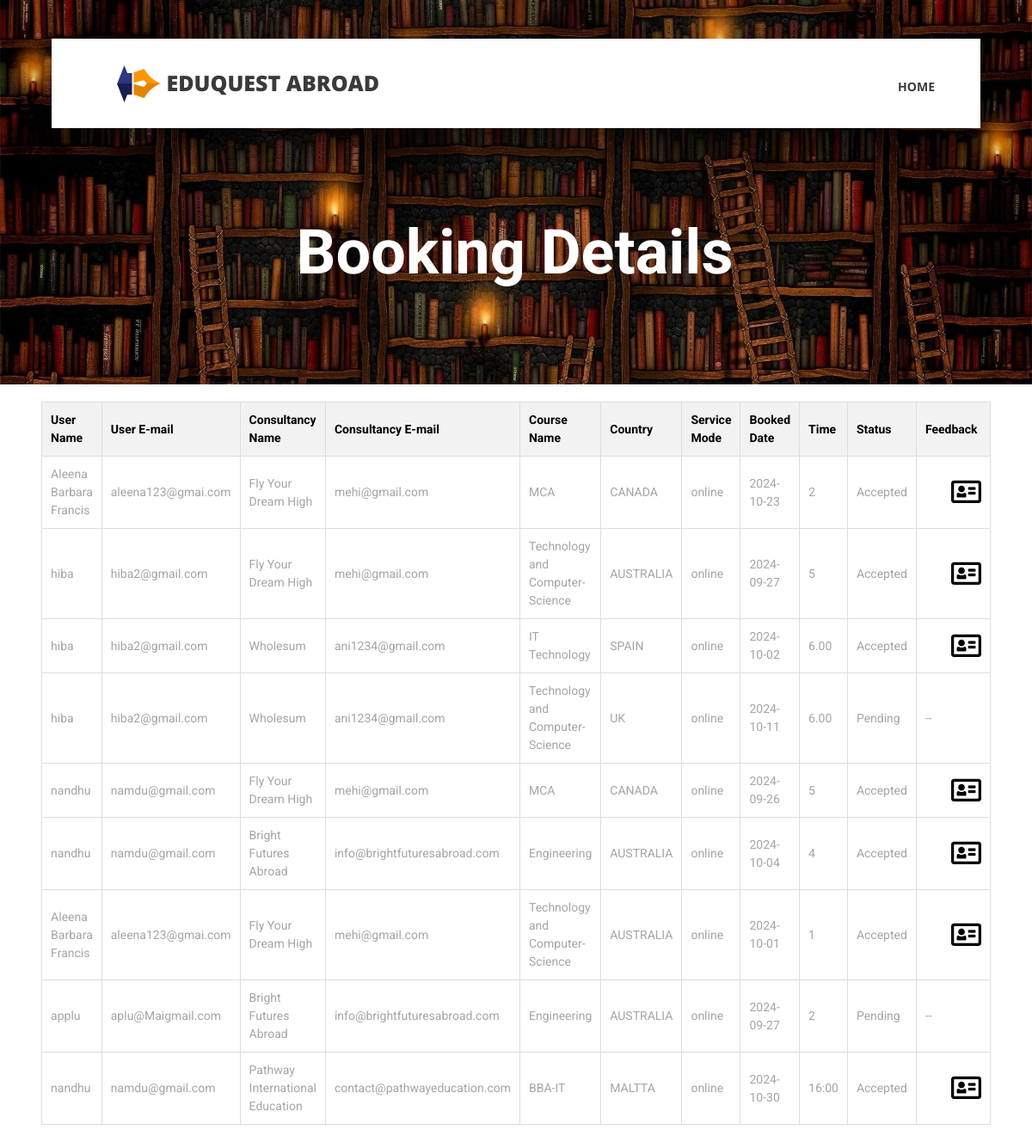
The app's page /ADMIN/book.php with its own data.
### tables this page shows
CREATE TABLE IF NOT EXISTS `user_acc` (
  `user_id` int(100) NOT NULL AUTO_INCREMENT,
  `user_name` varchar(250) DEFAULT NULL,
  `image` varchar(200) DEFAULT NULL,
  `email` varchar(200) DEFAULT NULL,
  `DOB` date DEFAULT NULL,
  `gender` varchar(100) DEFAULT NULL,
  `Phone_no` varchar(200) DEFAULT NULL,
  `password` varchar(200) DEFAULT NULL,
  PRIMARY KEY (`user_id`)
);

CREATE TABLE IF NOT EXISTS `consultancy_acc` (
  `cons_id` int(100) NOT NULL AUTO_INCREMENT,
  `cons_name` varchar(250) DEFAULT NULL,
  `cons_email` varchar(200) DEFAULT NULL,
  `cons_website` varchar(200) DEFAULT NULL,
  `cons_address` varchar(500) DEFAULT NULL,
  `description` varchar(1500) DEFAULT NULL,
  `cons_timing` varchar(200) DEFAULT NULL,
  `Phone_no` varchar(200) DEFAULT NULL,
  `image` varchar(200) DEFAULT NULL,
  `password` varchar(200) DEFAULT NULL,
  PRIMARY KEY (`cons_id`)
);

CREATE TABLE IF NOT EXISTS `course_details` (
  `course_id` int(100) NOT NULL AUTO_INCREMENT,
  `cons_id` int(250) DEFAULT NULL,
  `course_name` varchar(250) DEFAULT NULL,
  `image` varchar(100) DEFAULT NULL,
  `country` varchar(200) DEFAULT NULL,
  `eligibility` varchar(200) DEFAULT NULL,
  `description` varchar(500) DEFAULT NULL,
  PRIMARY KEY (`course_id`)
);

CREATE TABLE IF NOT EXISTS `booking` (
  `book_id` int(100) NOT NULL AUTO_INCREMENT,
  `course_id` int(100) DEFAULT NULL,
  `user_id` int(100) DEFAULT NULL,
  `service` varchar(100) DEFAULT NULL,
  `book_date` date DEFAULT NULL,
  `Timing` varchar(200) DEFAULT NULL,
  `status` varchar(250) DEFAULT NULL,
  PRIMARY KEY (`book_id`)
);

### ADMIN/book.php (the view, shortened to what this page needs)
<!DOCTYPE html>
<html lang="en">
<head>
<link rel="stylesheet" type="text/css" href="styles/bootstrap4/bootstrap.min.css">
<link href="plugins/fontawesome-free-5.0.1/css/fontawesome-all.css" rel="stylesheet" type="text/css">
<link rel="stylesheet" type="text/css" href="styles/contact_styles.css">
<link rel="stylesheet" type="text/css" href="styles/contact_responsive.css">
</head>
<body>
<div class="super_container">
<header class="header d-flex flex-row">
    <div class="header_content d-flex flex-row align-items-center">
        <div class="logo_container">
            <div class="logo">
                <img src="images/logo.png" alt="">
                <span style="font-size:25px;">EduQuest Abroad</span>
                </div>
        </div>
        <nav class="main_nav_container">
            <div class="main_nav">
                <ul class="main_nav_list">
                    <li class="main_nav_item"><a href="adminHome.php">home</a></li>
                    </ul>
            </div>
        </nav>
    </div>
</header>
<div class="home">
		<div class="home_background_container prlx_parent">
			<div class="home_background prlx" style="background-image:url(../static/images/libhead1.jpg)"></div>
		</div>
		<div class="home_content" style="background-color:transparent;">
			<h1 style="font-weight:bold;">Booking Details</h1>
		</div>
	</div>
    <table>
            <tr>
                <th>User Name</th>
                <th>User E-mail</th>
                <th>Consultancy Name</th>
                <th>Consultancy E-mail</th>
                <th>Course Name</th>
                <th> Country </th>
                <th> Service Mode </th>
                <th>Booked Date</th>
                <th> Time </th>
                <th> Status </th>
                <th> Feedback </th>
            </tr>
            <?php
     include '../connection.php';
     $qry="SELECT user_acc . * , consultancy_acc . * , course_details . * , booking . *
            FROM user_acc, consultancy_acc, course_details, booking
            WHERE booking.user_id = user_acc.user_id
            AND booking.course_id = course_details.course_id
            AND course_details.cons_id = consultancy_acc.cons_id";
            $qin=mysqli_query($conn,$qry);
            if(mysqli_num_rows($qin)>0)
            {
            while($data=mysqli_fetch_array($qin))
                 {
         ?>
            <tr>
                <td><?php echo $data['user_name'];?></td>
                <td><?php echo $data['email'];?></td>
                <td><?php echo $data['cons_name'];?></td>
                <td><?php echo $data['cons_email'];?></td>
                <td><?php echo $data['course_name'];?></td>
                <td><?php echo $data['country'];?></td>
                <td><?php echo $data['service'];?></td>
                <td><?php echo $data['book_date'];?></td>
                <td><?php echo $data['Timing'];?></td>
                <td><?php echo $data['status'];?></td>
                <?php
                 if($data['status']=='Accepted')
                 {
                ?>
                <td><a href="c_review.php?id=<?php echo $data['book_id'];?>"><i class="far fa-address-card" style="color: black; font-size: 35px; margin-left:30px;"></i></a></td>
            <?php
                 }
                 else{
            ?>
            <td>--</td>
            </tr>
            <?php
                 }
            }
        }
            ?>
</body>
</html>

### ADMIN/styles/contact_styles.css (style rules this page uses)
* { margin: 0; padding: 0; -webkit-font-smoothing: antialiased; -webkit-text-shadow: rgba(0,0,0,.01) 0 0 1px; text-shadow: rgba(0,0,0,.01) 0 0 1px; }
body { font-family: 'Roboto', sans-serif; font-size: 14px; font-weight: 400; background: #FFFFFF; color: #a5a5a5; }
div { display: block; position: relative; -webkit-box-sizing: border-box; -moz-box-sizing: border-box; box-sizing: border-box; }
ul { list-style: none; margin-bottom: 0px; }
a, a:hover, a:visited, a:active, a:link { text-decoration: none; -webkit-font-smoothing: antialiased; -webkit-text-shadow: rgba(0,0,0,.01) 0 0 1px; text-shadow: rgba(0,0,0,.01) 0 0 1px; }
h1 { font-size: 36px; }
h1, h2, h3, h4, h5, h6 { font-family: 'Roboto', sans-serif; -webkit-font-smoothing: antialiased; -webkit-text-shadow: rgba(0,0,0,.01) 0 0 1px; text-shadow: rgba(0,0,0,.01) 0 0 1px; }
.super_container { width: 100%; overflow: hidden; }
.prlx_parent { overflow: hidden; }
.prlx { height: 130% !important; }
.header { position: fixed; top: 45px; left: 50%; -webkit-transform: translateX(-50%); -moz-transform: translateX(-50%); -ms-transform: translateX(-50%); -o-transform: translateX(-50%); transform: translateX(-50%); width: 1318px; height: 104px; background: #FFFFFF; z-index: 10; -webkit-transition: all 200ms ease; -moz-transition: all 200ms ease; -ms-transition: all 200ms ease; -o-transition: all 200ms ease; transition: all 200ms ease; }
.header_content { width: calc(100% - 279px); height: 100%; }
.header_content::before { display: block; position: absolute; top: 0; left: 0; width: 100%; height: 100%; content: ''; box-shadow: 0px 20px 49px rgba(0,0,0,0.67); z-index: -1; }
.logo_container { display: inline-block; padding-left: 76px; }
.logo span { font-family: 'Open Sans', sans-serif; font-size: 30px; font-weight: 900; color: #3a3a3a; vertical-align: middle; text-transform: uppercase; margin-left: 3px; }
.main_nav_container { display: inline-block; margin-left: auto; padding-right: 93px; }
.main_nav { margin-top: 7px; }
.main_nav_item { display: inline-block; margin-right: 40px; }
.main_nav_item:last-child { margin-right: 0px; }
.main_nav_item a { font-family: 'Open Sans', sans-serif; font-size: 14px; text-transform: uppercase; font-weight: 700; color: #3a3a3a; -webkit-transition: all 200ms ease; -moz-transition: all 200ms ease; -ms-transition: all 200ms ease; -o-transition: all 200ms ease; transition: all 200ms ease; }
.home { width: 100%; height: 447px; }
.home_background_container { position: absolute; top: 0; left: 0; width: 100%; height: 100%; }
.home_background { width: 100%; height: 100%; background-repeat: no-repeat; background-size: cover; background-position: center center; }
.home_content { position: absolute; left: 50%; bottom: 109px; -webkit-transform: translateX(-50%); -moz-transform: translateX(-50%); -ms-transform: translateX(-50%); -o-transform: translateX(-50%); transform: translateX(-50%); background: #ffb606; padding-top: 24px; padding-bottom: 18px; padding-left: 39px; padding-right: 42px; }
.home_content h1 { font-size: 72px; font-weight: 400; color: #FFFFFF; line-height: 0.5; white-space: nowrap; }

### ADMIN/styles/contact_responsive.css (style rules this page uses)
@media only screen and (max-width: 1380px) { .header { width: 1200px; } }
@media only screen and (max-width: 1380px) { .header_content { width: calc(100% - 219px); } }
@media only screen and (max-width: 1380px) { .main_nav_container { padding-right: 63px; } }
@media only screen and (max-width: 1280px) { .header { width: 90%; } }
@media only screen and (max-width: 1280px) { .header_content { width: 100%; } }
@media only screen and (max-width: 1280px) { .main_nav_container { padding-right: 53px; } }

### ADMIN/book.php (style rules this page uses)
table { width: 80%; margin: 20px auto; border-collapse: collapse; padding:50px; }
table, th, td { border: 1px solid #ddd; }
th, td { padding: 10px; text-align: left; }
th { background-color: #f2f2f2; color:black; }

### records on screen
user_acc: user_name "Aleena Barbara Francis", email "aleena123@gmai.com", consultancy_acc.cons_name "Fly Your Dream High", consultancy_acc.cons_email "mehi@gmail.com", course_details.course_name "MCA", course_details.country "CANADA", booking.service "online", booking.book_date "2024-10-23", booking.Timing "2", booking.status "Accepted", course_details.course_name "Technology and Computer-Science", course_details.country "AUSTRALIA", booking.book_date "2024-10-01", booking.Timing "1"
user_acc: user_name "hiba", email "hiba2@gmail.com", consultancy_acc.cons_name "Fly Your Dream High", consultancy_acc.cons_email "mehi@gmail.com", course_details.course_name "Technology and Computer-Science", course_details.country "AUSTRALIA", booking.service "online", booking.book_date "2024-09-27", booking.Timing "5", booking.status "Accepted", consultancy_acc.cons_name "Wholesum", consultancy_acc.cons_email "ani1234@gmail.com", course_details.course_name "IT Technology", course_details.country "SPAIN", booking.book_date "2024-10-02", booking.Timing "6.00", course_details.country "UK", booking.book_date "2024-10-11", booking.status "Pending"
user_acc: user_name "nandhu", email "namdu@gmail.com", consultancy_acc.cons_name "Fly Your Dream High", consultancy_acc.cons_email "mehi@gmail.com", course_details.course_name "MCA", course_details.country "CANADA", booking.service "online", booking.book_date "2024-09-26", booking.Timing "5", booking.status "Accepted", consultancy_acc.cons_name "Bright Futures Abroad", consultancy_acc.cons_email "info@brightfuturesabroad.com", course_details.course_name "Engineering", course_details.country "AUSTRALIA", booking.book_date "2024-10-04", booking.Timing "4", consultancy_acc.cons_name "Pathway International Education", consultancy_acc.cons_email "contact@pathwayeducation.com", course_details.course_name "BBA-IT", course_details.country "MALTTA", booking.book_date "2024-10-30", booking.Timing "16:00"
user_acc: user_name "applu", email "aplu@Maigmail.com", consultancy_acc.cons_name "Bright Futures Abroad", consultancy_acc.cons_email "info@brightfuturesabroad.com", course_details.course_name "Engineering", course_details.country "AUSTRALIA", booking.service "online", booking.book_date "2024-09-27", booking.Timing "2", booking.status "Pending"
